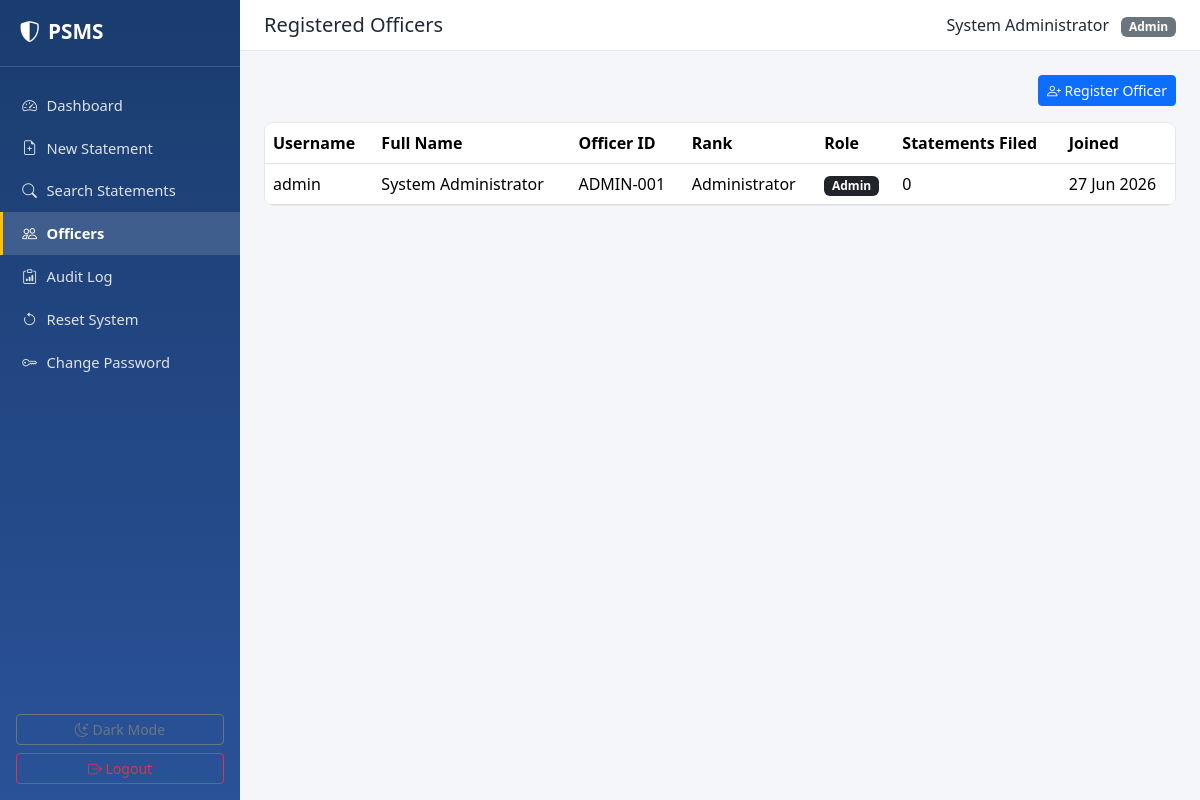
/officers (signed in), run on the app's committed database.
### models.py (models this page shows, shortened)
class User(UserMixin, db.Model):
    __tablename__ = "users"
    id = db.Column(db.Integer, primary_key=True)
    username = db.Column(db.String(64), unique=True, nullable=False, index=True)
    password_hash = db.Column(db.String(255), nullable=False)
    full_name = db.Column(db.String(120), nullable=False)
    rank = db.Column(db.String(64), nullable=True)
    officer_id = db.Column(db.String(32), unique=True, nullable=True)
    role = db.Column(db.String(20), nullable=False, default="officer")  # 'officer' or 'admin'
    is_active_account = db.Column(db.Boolean, default=True, nullable=False)
    created_at = db.Column(db.DateTime, default=datetime.utcnow)
    statements = db.relationship("Statement", backref="officer", lazy="dynamic")
    audit_logs = db.relationship("AuditLog", backref="user", lazy="dynamic")
    @property
    def is_active(self):
        return self.is_active_account
    def is_admin(self):
        return self.role == "admin"

### routes/dashboard.py (the view)
@dashboard_bp.route("/officers")
@login_required
@admin_required
def officers():
    all_officers = User.query.order_by(User.created_at.desc()).all()
    return render_template("officers.html", officers=all_officers)

### app.py (called while the page is built)
@login_manager.user_loader
def load_user(user_id):
    return User.query.get(int(user_id))

### utils.py (called while the page is built)
def admin_required(view_func):
    @wraps(view_func)
    def wrapped(*args, **kwargs):
        if not current_user.is_authenticated or not current_user.is_admin():
            abort(403)
        return view_func(*args, **kwargs)
    return wrapped

### templates/officers.html (shortened to what this page needs)
{% extends "base.html" %}
{% block page_title %}Registered Officers{% endblock %}
{% block content %}
<div class="d-flex justify-content-end mb-3">
    <a href="{{ url_for('auth.create_officer') }}" class="btn btn-primary btn-sm"><i class="bi bi-person-plus"></i> Register Officer</a>
</div>
<div class="panel">
    <div class="table-responsive">
        <table class="table table-hover align-middle mb-0">
            <thead>
                <tr>
                    <th>Username</th>
                    <th>Full Name</th>
                    <th>Officer ID</th>
                    <th>Rank</th>
                    <th>Role</th>
                    <th>Statements Filed</th>
                    <th>Joined</th>
                </tr>
            </thead>
            <tbody>
                {% for o in officers %}
                <tr>
                    <td>{{ o.username }}</td>
                    <td>{{ o.full_name }}</td>
                    <td>{{ o.officer_id or "-" }}</td>
                    <td>{{ o.rank or "-" }}</td>
                    <td><span class="badge text-bg-{{ 'dark' if o.role=='admin' else 'secondary' }}">{{ o.role|capitalize }}</span></td>
                    <td>{{ o.statements.count() }}</td>
                    <td>{{ o.created_at.strftime('%d %b %Y') }}</td>
                </tr>
                {% else %}
                <tr><td colspan="7" class="text-center text-muted py-4">No officers registered yet.</td></tr>
                {% endfor %}
            </tbody>
        </table>
    </div>
</div>
{% endblock %}

### templates/base.html (shortened to what this page needs)
<!DOCTYPE html>
<html lang="en" data-bs-theme="light">
<head>
<link href="https://cdn.jsdelivr.net/npm/bootstrap@5.3.3/dist/css/bootstrap.min.css" rel="stylesheet">
<link href="https://cdn.jsdelivr.net/npm/bootstrap-icons@1.11.3/font/bootstrap-icons.css" rel="stylesheet">
<link href="{{ url_for('static', filename='css/style.css') }}" rel="stylesheet">
</head>
<body class="{% if not current_user.is_authenticated %}guest-page{% endif %}">
{% if current_user.is_authenticated %}
<div class="app-shell">
    <nav class="sidebar" id="sidebar">
        <div class="sidebar-brand">
            <i class="bi bi-shield-shaded"></i>
            <span>PSMS</span>
        </div>
        <ul class="sidebar-nav">
            <li><a href="{{ url_for('dashboard.index') }}" class="{{ 'active' if request.endpoint=='dashboard.index' }}"><i class="bi bi-speedometer2"></i> Dashboard</a></li>
            <li><a href="{{ url_for('statements.add_statement') }}" class="{{ 'active' if request.endpoint=='statements.add_statement' }}"><i class="bi bi-file-earmark-plus"></i> New Statement</a></li>
            <li><a href="{{ url_for('search.search_statements') }}" class="{{ 'active' if request.endpoint and request.endpoint.startswith('search.') }}"><i class="bi bi-search"></i> Search Statements</a></li>
            {% if current_user.is_admin() %}
            <li><a href="{{ url_for('dashboard.officers') }}" class="{{ 'active' if request.endpoint=='dashboard.officers' }}"><i class="bi bi-people"></i> Officers</a></li>
            <li><a href="{{ url_for('audit.audit_log') }}" class="{{ 'active' if request.endpoint=='audit.audit_log' }}"><i class="bi bi-clipboard-data"></i> Audit Log</a></li>
            <li><a href="{{ url_for('dashboard.reset_system') }}" class="{{ 'active' if request.endpoint=='dashboard.reset_system' }}"><i class="bi bi-arrow-counterclockwise"></i> Reset System</a></li>
            {% endif %}
            <li><a href="{{ url_for('auth.change_password') }}" class="{{ 'active' if request.endpoint=='auth.change_password' }}"><i class="bi bi-key"></i> Change Password</a></li>
        </ul>
        <div class="sidebar-footer">
            <button id="darkModeToggle" class="btn btn-sm btn-outline-secondary w-100 mb-2">
                <i class="bi bi-moon-stars"></i> Dark Mode
            </button>
            <a href="{{ url_for('auth.logout') }}" class="btn btn-sm btn-outline-danger w-100"><i class="bi bi-box-arrow-right"></i> Logout</a>
        </div>
    </nav>
    <div class="main-content">
        <header class="topbar">
            <h5 class="mb-0">{% block page_title %}{% endblock %}</h5>
            <div class="topbar-user">
                <span class="me-2">{{ current_user.full_name }}</span>
                <span class="badge text-bg-secondary">{{ current_user.role|capitalize }}</span>
            </div>
        </header>
        <main class="content-area">
            {% block content %}{% endblock %}
        </main>
    </div>
</div>
{% else %}
    {% include "_flash_messages.html" %}
    {% block guest_content %}{% endblock %}
{% endif %}
</body>
</html>

### static/css/style.css (style rules this page uses)
:root { --psms-primary: #1a3c6e; --psms-primary-light: #2a5298; --bg-body: #f4f6f9; --bg-panel: #ffffff; --text-main: #1f2937; --border-color: #e5e7eb; }
body { background: var(--bg-body); color: var(--text-main); font-family: 'Segoe UI', Roboto, Arial, sans-serif; transition: background .2s ease, color .2s ease; }
.app-shell { display: flex; min-height: 100vh; }
.sidebar { width: 240px; background: linear-gradient(180deg, var(--psms-primary), var(--psms-primary-light)); color: #fff; display: flex; flex-direction: column; padding: 1rem 0; position: sticky; top: 0; height: 100vh; }
.sidebar-brand { display: flex; align-items: center; gap: .5rem; font-size: 1.3rem; font-weight: 700; padding: 0 1.2rem 1.2rem; border-bottom: 1px solid rgba(255,255,255,.15); margin-bottom: 1rem; }
.sidebar-nav { list-style: none; padding: 0; margin: 0; flex: 1; }
.sidebar-nav li a { display: flex; align-items: center; gap: .6rem; color: rgba(255,255,255,.85); text-decoration: none; padding: .65rem 1.2rem; font-size: .92rem; border-left: 3px solid transparent; transition: background .15s ease; }
.sidebar-nav li a.active { background: rgba(255,255,255,.14); border-left-color: #ffc107; color: #fff; font-weight: 600; }
.sidebar-footer { padding: 0 1rem; }
.main-content { flex: 1; display: flex; flex-direction: column; min-width: 0; }
.topbar { background: var(--bg-panel); border-bottom: 1px solid var(--border-color); padding: .8rem 1.5rem; display: flex; align-items: center; justify-content: space-between; position: sticky; top: 0; z-index: 10; }
.content-area { padding: 1.5rem; flex: 1; }
.panel { background: var(--bg-panel); border: 1px solid var(--border-color); border-radius: .6rem; overflow: hidden; }

### data on the page
User: full_name "System Administrator", role "Admin", username "admin", officer "ADMIN-001", rank "Administrator", statements.count "0", created_at "27 Jun 2026"
